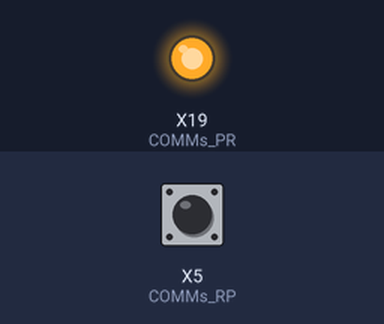
A program run on a simulated pyboard running MicroPython. On the bench: output pins drawn as LEDs (lit = HIGH). The test bench sets the inputs (shaded band); at power-on: X5 (COMMs_RP) HIGH. What the program prints to the serial console is not drawn.

Above: at 10.01 s.
At 11.2 s:
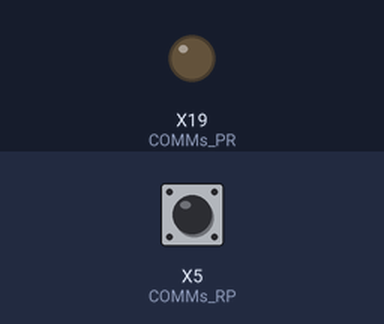
11.3 s: X5 (COMMs_RP) pulled LOW for 0.15 s
Timing chart, 0 to 14.3 s (numbered marks = the images above; inputs shaded):
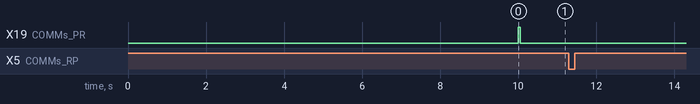

The program:

TwowayCOMMstest.py
```python
# This contains a list of functions developed for Meldrum's NSF-OTIC project
import pyb, machine, micropython
micropython.alloc_emergency_exception_buf(100)
from pyb import I2C

print('Rev 7.')

COMMs_PR=pyb.Pin('X19', pyb.Pin.OUT_PP)
COMMs_PR.low()
print('Waiting for server to be ready.')

def int_cb(line):
  global read_flag
  read_flag=1

try:
  COMMs_RP=pyb.ExtInt(pyb.Pin('X5'), pyb.ExtInt.IRQ_FALLING, pyb.Pin.PULL_UP, int_cb)
  print('Configured COMMs_RP interrupt (line 4) on X5')
except:
  try:
      print('Attempting to enable COMMs_RP.')
      COMMs_RP.enable()
  except:
      print('Error in COMMs_IN initialization.')

SLAVE_ADDRESS = 0x42
BAUDRATE = 100000
i2c_slave = I2C(2, I2C.SLAVE, addr=SLAVE_ADDRESS, baudrate=BAUDRATE)
print('I2C_2 initialized.\n')


pyb.delay(10000)

global read_flag
read_flag=0

COMMs_PR.high()
pyb.delay(50)
COMMs_PR.low()

iterates=0
counts=0
data_to_send=bytearray(1)

while True:
  iterates=iterates+1
  if read_flag==1:

      read_flag=0
      try:
        data = i2c_slave.recv(1)
      except OSError as exc:
        if exc.args[0] not in (5, 110):
          # 5 == EIO, occurs when master does a I2C bus scan
          # 110 == ETIMEDOUT
          print(exc)
      else:
        print("RECV: %r" % data)
        try:
          i2c_slave.send(data)
        except:
          print('Couldnt send bytes after read event.')

  if iterates>50000:
    counts=counts+1
    msg='Waiting for comms from Raspi... '+str(counts)
    print(msg)
    iterates=0
```

Measured:
- after the input at 11.3 s, every drawn part: stays the same
